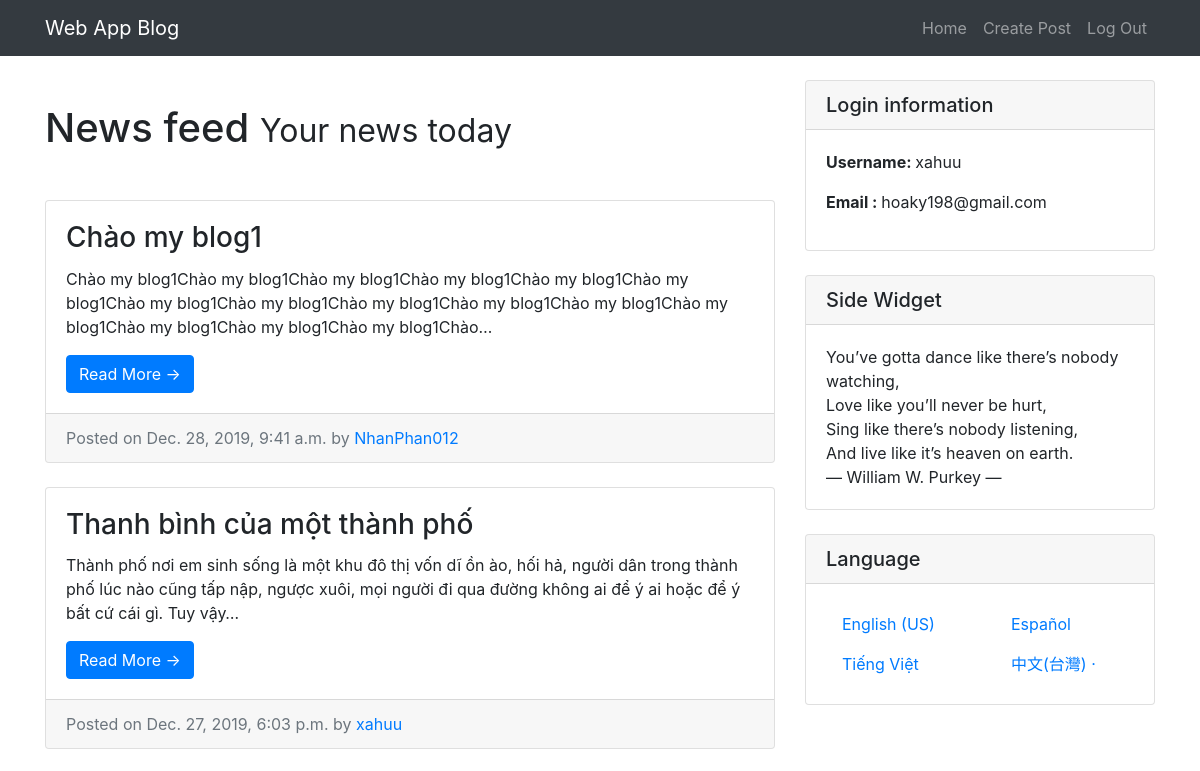
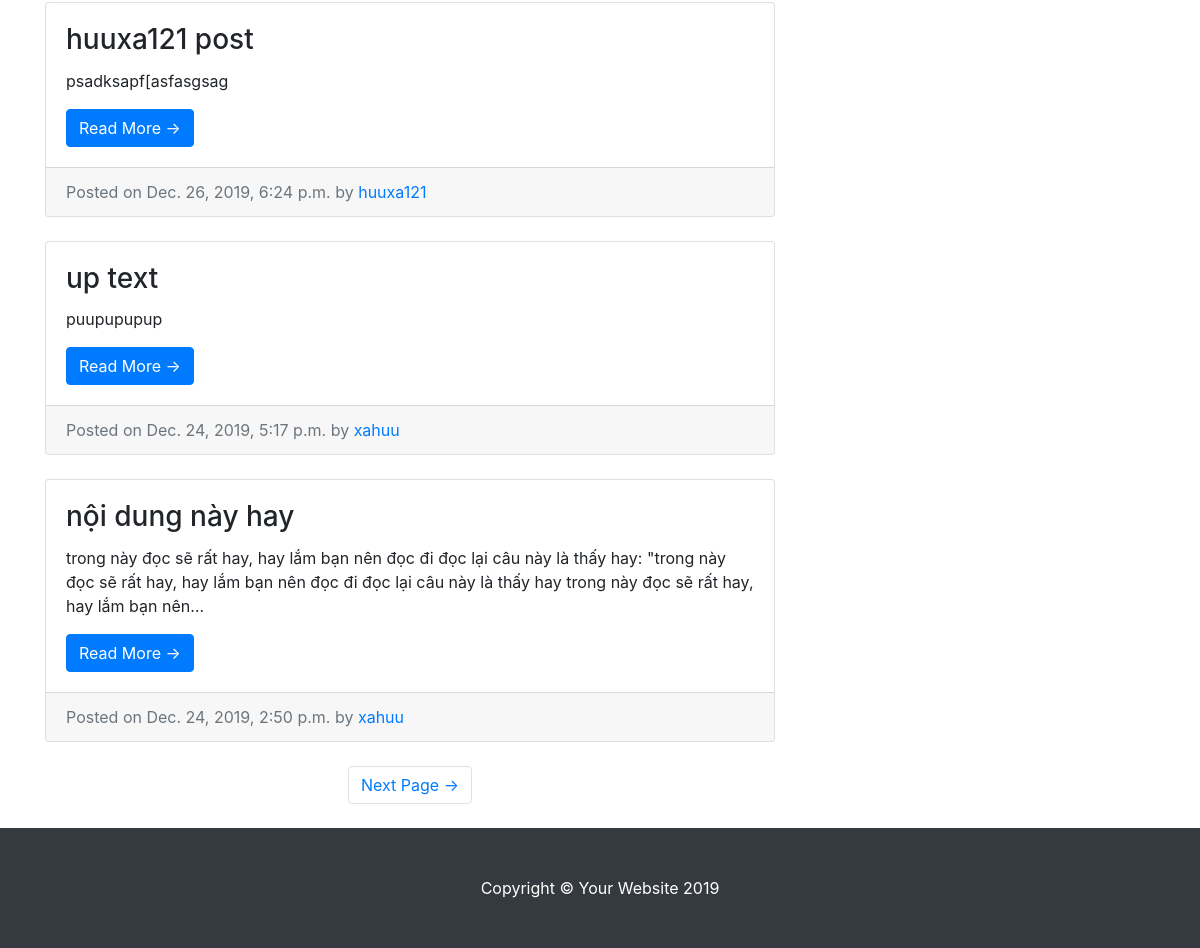
The app's page / (signed in), older data (2 pictures, top to bottom).
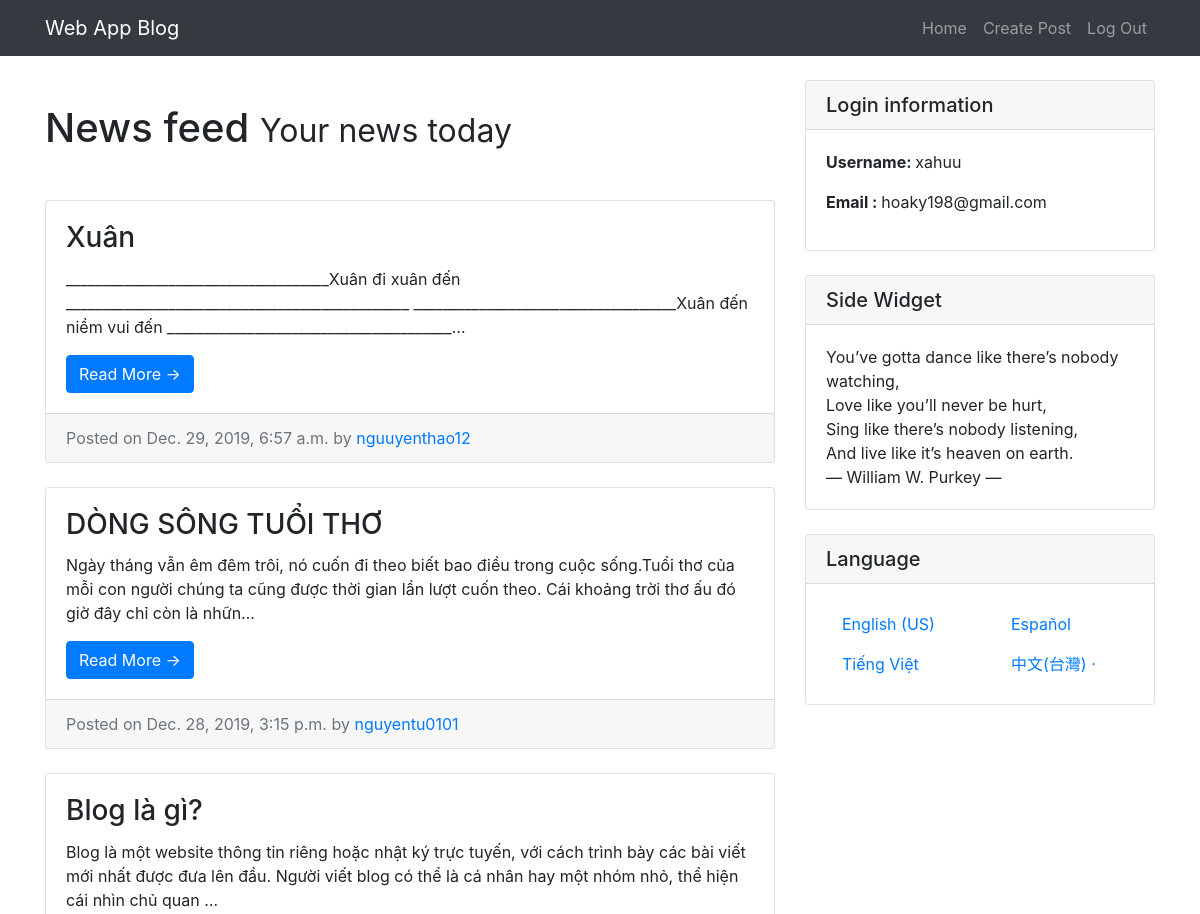
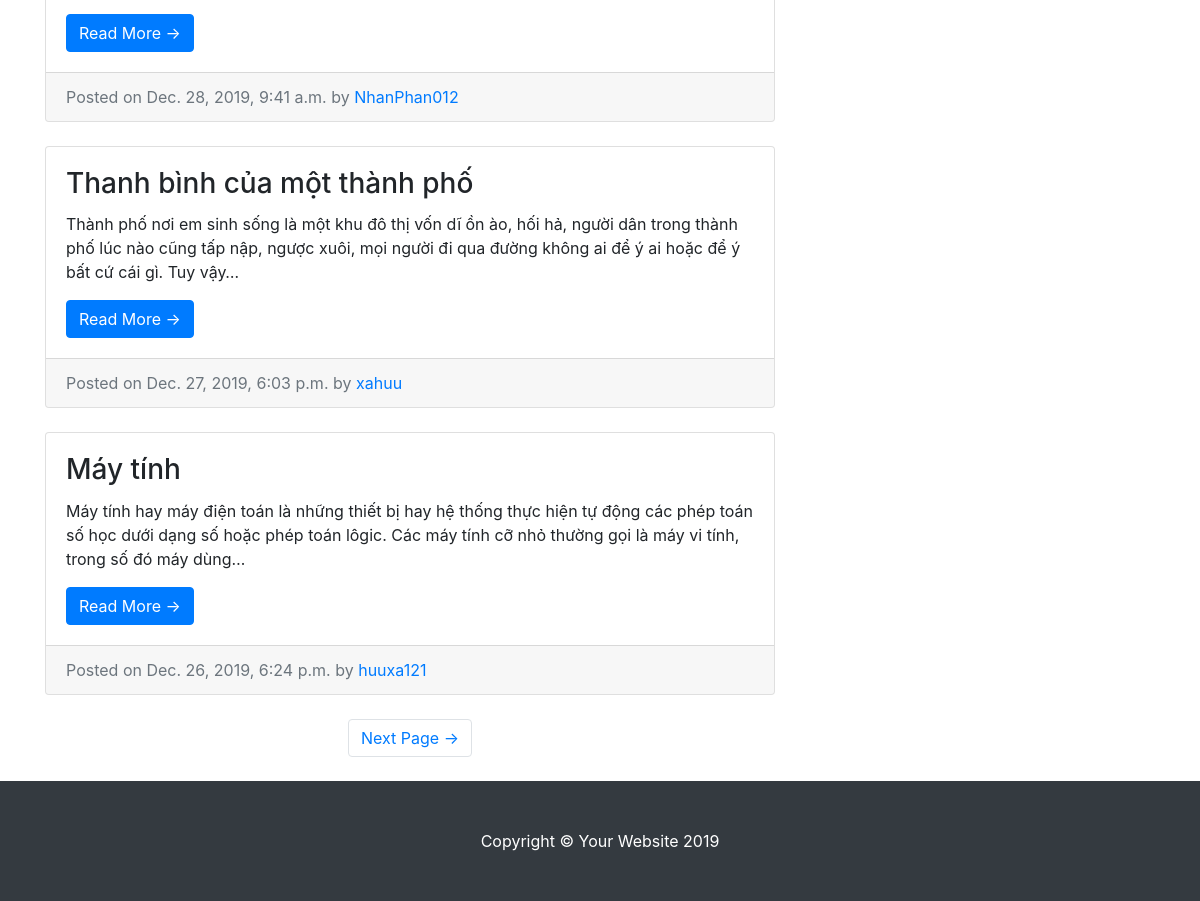
The same page, newer data (2 pictures, top to bottom).
### entries/models.py (models this page shows, shortened)
class Entry(models.Model):
    entry_title = models.CharField(max_length=50)
    entry_text = models.TextField()
    entry_date = models.DateTimeField(auto_now_add=True)
    entry_author = models.ForeignKey(User, on_delete =  models.CASCADE)
    class Meta:
        verbose_name_plural = "entries"

### entries/views.py (the view)
# urls.py: path('', HomeView.as_view(), name= 'blog_home'),
class HomeView(LoginRequiredMixin, ListView):
    model= Entry
    template_name = 'entries/index.html'
    context_object_name =  "blog_entries"
    ordering = ['-entry_date']
    paginate_by = 5

### entries/templates/entries/index.html (shortened to what this page needs)
{% extends "entries/base.html" %}
    {% block content %}
      <div class="col-md-8">
        <h1 class="my-5">News feed
          <small>Your news today</small>
        </h1>
       {% for entry  in blog_entries%}
        <div class="card mb-4">
          <div class="card-body">
            <h3 class="card-title">{{entry.entry_title}}</h3>
            <p class="card-text">{{entry.entry_text|truncatechars:200}}</p>
            <a href="{% url 'entry-detail' entry.pk %}" class="btn btn-primary">Read More &rarr;</a>
          </div>
          <div class="card-footer text-muted">
            Posted on {{entry.entry_date}} by
            <a href="#">{{entry.entry_author}}</a>
          </div>
        </div>
        {% endfor %}
        {%if is_paginated%}
        <ul class="pagination justify-content-center mb-4">
          {%if page_obj.has_next %}
          <li class="page-item">
            <a class="page-link" href="?page={{page_obj.next_page_number}}">Next Page &rarr;</a>
          </li>
          {%endif%}
        </ul>
        {%endif%}
      </div>
    {% endblock %}

### entries/templates/entries/base.html (shortened to what this page needs)
{%load static%}
<!DOCTYPE html>
<html lang="en">
<head>
  <link rel="stylesheet" href="https://cdnjs.cloudflare.com/ajax/libs/font-awesome/4.7.0/css/font-awesome.min.css">
  <link href="{% static 'entries/vendor/bootstrap/css/bootstrap.min.css'%}" rel="stylesheet">
  <link href="{% static 'entries/css/blog-home.css'%}" rel="stylesheet">
</head>
<body>
  <nav class="navbar navbar-expand-lg navbar-dark bg-dark fixed-top">
    <div class="container">
      <a class="navbar-brand" href="{% url 'blog_home'%}">Web App Blog</a>
      <div class="collapse navbar-collapse" id="navbarResponsive">
        <ul class="navbar-nav ml-auto">
          <li class="nav-item">
            <a class="nav-link" href="{% url 'blog_home'%}">Home</a>
          </li>
          <li class="nav-item">
            <a class="nav-link" href="{% url 'create_entry'%}">Create Post</a>
          </li>
          <li class="nav-item">
            <a class="nav-link" href="{%url 'logout'%}">Log Out</a>
          </li>
        </ul>
      </div>
    </div>
  </nav>
  <div class="container">
    <div class="row">
        {% block content %}
        {% endblock %}
      <div class="col-md-4">
        <div class="card my-4">
          <h5 class="card-header">Login information</h5>
          <div class="card-body">
            <div class="list-unstyled mb-8">
                <li>
                  <p><strong>Username: </strong>{{user.username}}</p>
                </li>
                <li>
                  <p><strong>Email : </strong>{{user.email}}</p>
                </li>
            </div>
          </div>
        </div>
        <div class="card my-4">
          <h5 class="card-header">Side Widget</h5>
          <div class="card-body">
          <div>You’ve gotta dance like there’s nobody watching,</div>
          <div>Love like you’ll never be hurt,</div>
          <div>Sing like there’s nobody listening,</div>
          <div>And live like it’s heaven on earth. </div>
            ― William W. Purkey ―
          </div>
        </div>
        <div class="card my-4">
          <h5 class="card-header">Language</h5>
          <div class="card-body">
            <div class="row">
              <div class="col-lg-6">
                <ul class="list-unstyled mb-0">
                  <li class="nav-item">
                    <a class="nav-link" href="#"> English (US)</a>
                  </li>
                  <li class="nav-item">
                    <a class="nav-link" href="#">Tiếng Việt </a>
                  </li>
                </ul>
              </div>
              <div class="col-lg-6">
                <ul class="list-unstyled mb-0">
                  <li class="nav-item">
                    <a class="nav-link" href="#">Español</a>
                  </li>
                  <li class="nav-item">
                    <a class="nav-link" href="#"> 中文(台灣) ·</a>
                  </li>
                </ul>
              </div>
            </div>
          </div>
        </div>
      </div>
    </div>
  </div>
  <footer class="py-5 bg-dark">
    <div class="container">
      <p class="m-0 text-center text-white">Copyright &copy; Your Website 2019</p>
    </div>
  </footer>
</body>
</html>

### entries/static/entries/css/blog-home.css (style rules this page uses)
body { padding-top: 56px; }

Row changes from the older to the newer data that the page shows:
no longer on this page (row edited): Entry: entry_title "up text", entry_text "puupupupup", entry_date "Dec. 24, 2019, 5:17 p.m.", entry_author "xahuu"
no longer on this page (row unchanged): Entry: entry_title "nội dung này hay", entry_text "trong này đọc sẽ rất hay, hay lắm bạn nên đọc đi đọc lại câu này là thấy hay: \"trong này đọc sẽ rất hay, hay lắm bạn nên đọc đi đọc lại câu này là thấy hay trong này đọc sẽ rất hay, hay lắm bạn nên…", entry_date "Dec. 24, 2019, 2:50 p.m.", entry_author "xahuu"
added Entry: entry_title "Xuân", entry_text "____________________________________Xuân đi xuân đến _______________________________________________ ____________________________________Xuân đến niềm vui đến _______________________________________…", entry_date "Dec. 29, 2019, 6:57 a.m.", entry_author "nguuyenthao12"
added Entry: entry_title "DÒNG SÔNG TUỔI THƠ", entry_text "Ngày tháng vẫn êm đêm trôi, nó cuốn đi theo biết bao điều trong cuộc sống.Tuổi thơ của mỗi con người chúng ta cũng được thời gian lần lượt cuốn theo. Cái khoảng trời thơ ấu đó giờ đây chỉ còn là nhữn…", entry_date "Dec. 28, 2019, 3:15 p.m.", entry_author "nguyentu0101"
changed Entry "NhanPhan012": entry_title "Chào my blog1" → "Blog là gì?"; entry_text "Chào my blog1Chào my blog1Chào my blog1Chào my blog1Chào my blog1Chào my blog1Chào my blog1Chào my blog1Chào my blog1Chào my blog1Chào my blog1Chào my blog1Chào my blog1Chào my blog1Chào my blog1Chào…" → "Blog là một website thông tin riêng hoặc nhật ký trực tuyến, với cách trình bày các bài viết mới nhất được đưa lên đầu. Người viết blog có thể là cá nhân hay một nhóm nhỏ, thể hiện cái nhìn chủ quan …"
changed Entry "huuxa121": entry_title "huuxa121 post" → "Máy tính"; entry_text "psadksapf[asfasgsag" → "Máy tính hay máy điện toán là những thiết bị hay hệ thống thực hiện tự động các phép toán số học dưới dạng số hoặc phép toán lôgic. Các máy tính cỡ nhỏ thường gọi là máy vi tính, trong số đó máy dùng…"
